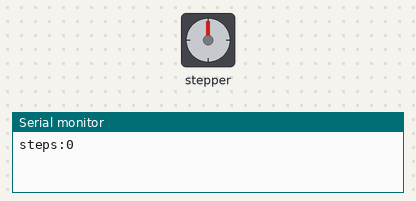
The sketch below on a simulated Arduino Uno, built with avr-gcc and run on an emulated ATmega328P. Shown: stepper motor, the last lines printed to the serial monitor. Stepper angles assume 400 steps per turn.

Above: at 0.05 s.
At 9.03 s:
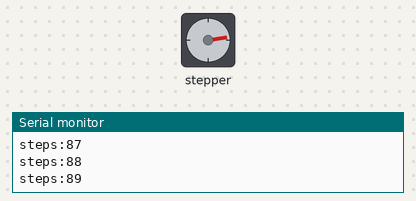
At 19.07 s:
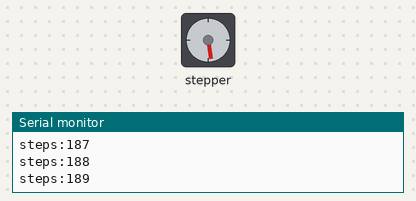
At 39.15 s:
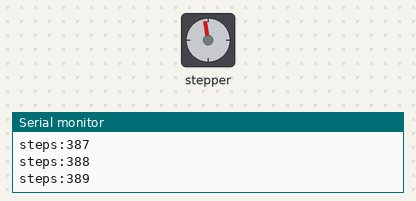
Timing chart, 0 to 40.0 s (numbered marks = the images above):
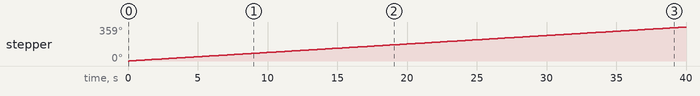

Measured:
- by itself, stepper: keeps turning clockwise at about 9°/s

The sketch:

StepperMotorTes1_MEGA.ino
```cpp
/*
 Stepper Motor Control - one step at a time

 This program drives a unipolar or bipolar stepper motor.
 The motor is attached to digital pins 8 - 11 of the Arduino.

 The motor will step one step at a time, very slowly.  You can use this to
 test that you've got the four wires of your stepper wired to the correct
 pins. If wired correctly, all steps should be in the same direction.

 Use this also to count the number of steps per revolution of your motor,
 if you don't know it.  Then plug that number into the oneRevolution
 example to see if you got it right.

 Created 30 Nov. 2009
 by Tom Igoe

 */

#include <Stepper.h>

const int stepsPerRevolution = 400;  // change this to fit the number of steps per revolution
// for your motor

// initialize the stepper library on pins 8 through 11:
Stepper myStepper(stepsPerRevolution, 50, 51, 52, 53);

int stepCount = 0;         // number of steps the motor has taken

void setup() {
  // initialize the serial port:
  Serial.begin(9600);
}

void loop() {
  // step one step:
  myStepper.step(1);
  Serial.print("steps:");
  Serial.println(stepCount);
  stepCount++;
  delay(100);
}
```
